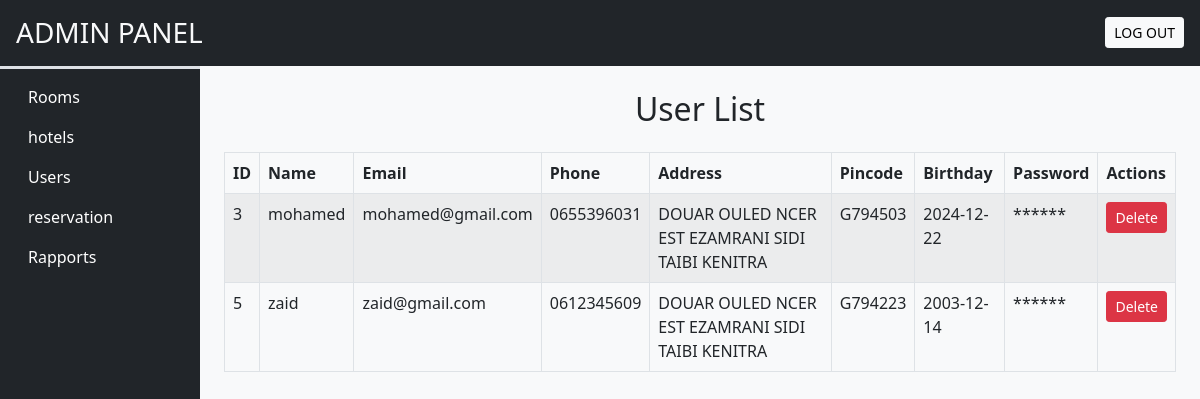
Screenshot of /admins/userList.php with the database file from the repository.
### tables this page shows
CREATE TABLE `users` (
  `id` int(11) NOT NULL,
  `name` varchar(100) NOT NULL,
  `email` varchar(100) NOT NULL,
  `phone` varchar(15) NOT NULL,
  `address` text NOT NULL,
  `pincode` varchar(10) NOT NULL,
  `birthday` date NOT NULL,
  `password` varchar(255) NOT NULL,
  `created_at` timestamp NOT NULL DEFAULT current_timestamp()
);

### admins/userList.php (the view, shortened to what this page needs)
<?php
require('incl/cnx.php');
try {
    $stmt = $pdo->query("SELECT id, name, email, phone, address, pincode, birthday, password FROM users");
    $users = $stmt->fetchAll(PDO::FETCH_ASSOC);
} catch (PDOException $e) {
    echo "Error fetching users: " . $e->getMessage();
    $users = [];
}
?>
<!DOCTYPE html>
<html lang="en">
<head>
    <?php require('incl/links.php');
     ?>
</head>
<body class="bg-light">
<?php require('incl/header.php') ?>
    <div class="container-fluid" id="main-content">
        <div class="row">
            <div class="col-lg-10 ms-auto p-4 overflow-hidden">
            <h2 class="text-center mb-4">User List</h2>
<?php if (!empty($users)): ?>
    <table class="table table-bordered table-striped">
        <thead class="thead-dark">
            <tr>
                <th>ID</th>
                   <th>Name</th>
                <th>Email</th>
                <th>Phone</th>
                <th>Address</th>
                <th>Pincode</th>
                <th>Birthday</th>
                <th>Password</th>
                <th>Actions</th>
            </tr>
        </thead>
        <tbody>
            <?php foreach ($users as $user): ?>
                <tr>
                    <td><?php echo htmlspecialchars($user['id']); ?></td>
                    <td><?php echo htmlspecialchars($user['name']); ?></td>
                    <td><?php echo htmlspecialchars($user['email']); ?></td>
                    <td><?php echo htmlspecialchars($user['phone']); ?></td>
                    <td><?php echo htmlspecialchars($user['address']); ?></td>
                    <td><?php echo htmlspecialchars($user['pincode']); ?></td>
                    <td><?php echo htmlspecialchars($user['birthday']); ?></td>
                    <td>******</td>
                    <td>
                        <form action="" method="POST" style="display:inline;" onsubmit="return confirm('Are you sure you want to delete this user?');">
                            <button type="submit" class="btn btn-danger btn-sm">Delete</button>
                        </form>
                    </td>
                </tr>
            <?php endforeach; ?>
        </tbody>
    </table>
<?php else: ?>
    <div class="alert alert-warning text-center">
        No users found.
    </div>
<?php endif; ?>
            </div>
        </div>
    </div>
</body>
</html>

### rows the page displays
users: id "3", name "mohamed", email "mohamed@gmail.com", phone "0655396031", address "DOUAR OULED NCER EST EZAMRANI SIDI TAIBI KENITRA", pincode "G794503", birthday "2024-12-22"
users: id "5", name "zaid", email "zaid@gmail.com", phone "0612345609", address "DOUAR OULED NCER EST EZAMRANI SIDI TAIBI KENITRA", pincode "G794223", birthday "2003-12-14"
